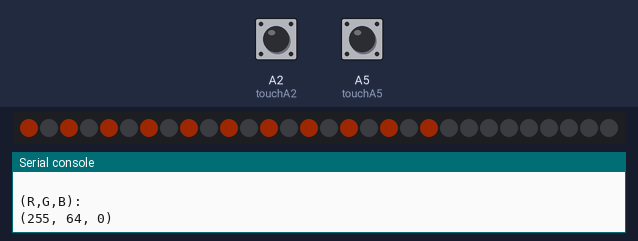
The program below on a simulated CircuitPython board. Shown: 30 RGB LEDs in strip order, left to right, the last lines printed to the serial console. The test bench sets the inputs (shaded band); at power-on: A2 (touchA2) LOW, A5 (touchA5) LOW. Dim RGB values are drawn brighter than linear; touch pads read as touched when driven HIGH.

Above: at 1.2 s.
1.3 s: A2 (touchA2) pulled HIGH for 0.15 s
At 1.75 s:
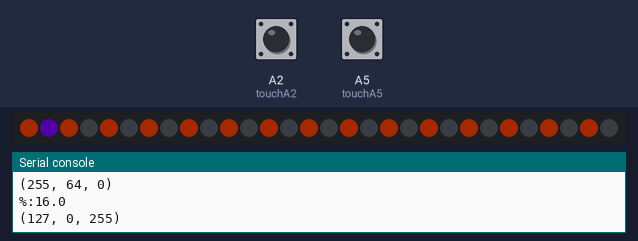
3.2 s: A5 (touchA5) pulled HIGH for 0.15 s
At 3.34 s:
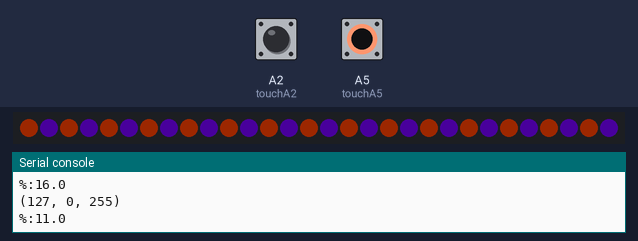
5.1 s: A5 (touchA5) pulled HIGH for 1 s
At 5.15 s:
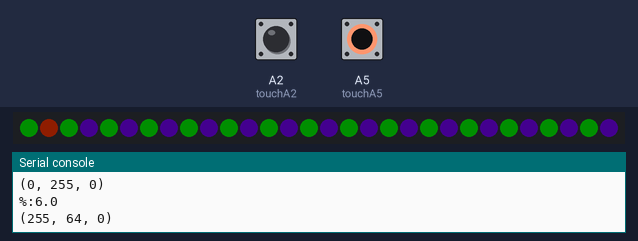
7.6 s: A2 (touchA2) pulled HIGH for 1 s
At 7.99 s:
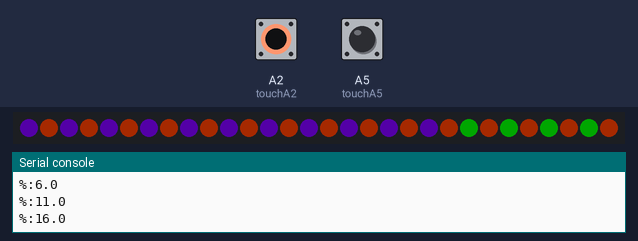

Measured:
- after the input at 3.2 s, the LEDs: first differ from a run without the input after 0.09 s (image 2)
- after the input at 7.6 s, the LEDs: first change after 0.11 s (image 4 shows a later state)

The program:

code.py
```python
import time
import board
import neopixel
import touchio

# g603's CircuitPython NeoPixel Code for Adafruit Hallowing. 2022.

# pre-set color shortcuts:
RED = (255, 0, 0)
ORANGE = (255, 64, 0)
YELLOW = (255, 255, 0)
CHARTREUSE = (127, 255, 0)
GREEN = (0, 255, 0)
JADE = (0,255,127)
CYAN = (0, 255, 255)
AZURE = (0, 127, 255)
BLUE = (0, 0, 255)
INDIGO = (63, 0, 255)
VIOLET = (127, 0, 255)
MAGENTA = (255, 0, 255)
ROSE = (255,0,127)
PURPLE = VIOLET
WHITE = (255, 255, 255)
DARK = (6,6,6)


# things you might want to adjust:
COLOR1 = ORANGE
COLOR2 = PURPLE
COLOR3 = GREEN
SPEED = 9                       # a number between 1 and 100 works well
nap = 1 / SPEED                   # time between frames (seconds)
snooze = 0                     # time to pause when complete
brightnessIncrement = 0.05    # how much each touch

# Create a neopixel array object for Hallowing with 30 neopixels.
pin = board.EXTERNAL_NEOPIXEL
STRIP = neopixel.NeoPixel(pin, 30, brightness=(0.11), auto_write=True)

# create touchio objects:
touchA5 = touchio.TouchIn(board.A5)
touchA2 = touchio.TouchIn(board.A2)

# check for touch input
def checkForTouch():
    if touchA2.value:
        if STRIP.brightness < (1 - brightnessIncrement):
            STRIP.brightness += brightnessIncrement
            print("%:", end='')
            print(STRIP.brightness * 100)
    elif touchA5.value:
        if STRIP.brightness > brightnessIncrement:
            STRIP.brightness += -(brightnessIncrement)
            print("%:", end='')
            print(STRIP.brightness * 100)

# ############################################################ #
print("\n\n\nNeopixel Array Animator: python code by Giles\n")
while True:
    print("(R,G,B):")

    print(COLOR1)
    for x in range(0, 30, 2):
        STRIP[x] = COLOR1
        time.sleep(nap)
        checkForTouch()
    time.sleep(snooze)

    print(COLOR2)
    for x in range(1, 31, 2):
        STRIP[x] = COLOR2
        time.sleep(nap)
        checkForTouch()
    time.sleep(snooze)

    print(COLOR3)
    for x in range(0, 30, 2):
        STRIP[x] = COLOR3
        time.sleep(nap)
        checkForTouch()
    time.sleep(snooze)

    print(COLOR1)
    for x in range(1, 31, 2):
        STRIP[x] = COLOR1
        time.sleep(nap)
        checkForTouch()
    time.sleep(snooze)

    print(COLOR2)
    for x in range(0, 30, 2):
        STRIP[x] = COLOR2
        time.sleep(nap)
        checkForTouch()
    time.sleep(snooze)

    print(COLOR3)
    for x in range(1, 31, 2):
        STRIP[x] = COLOR3
        time.sleep(nap)
        checkForTouch()
    time.sleep(snooze)
```
